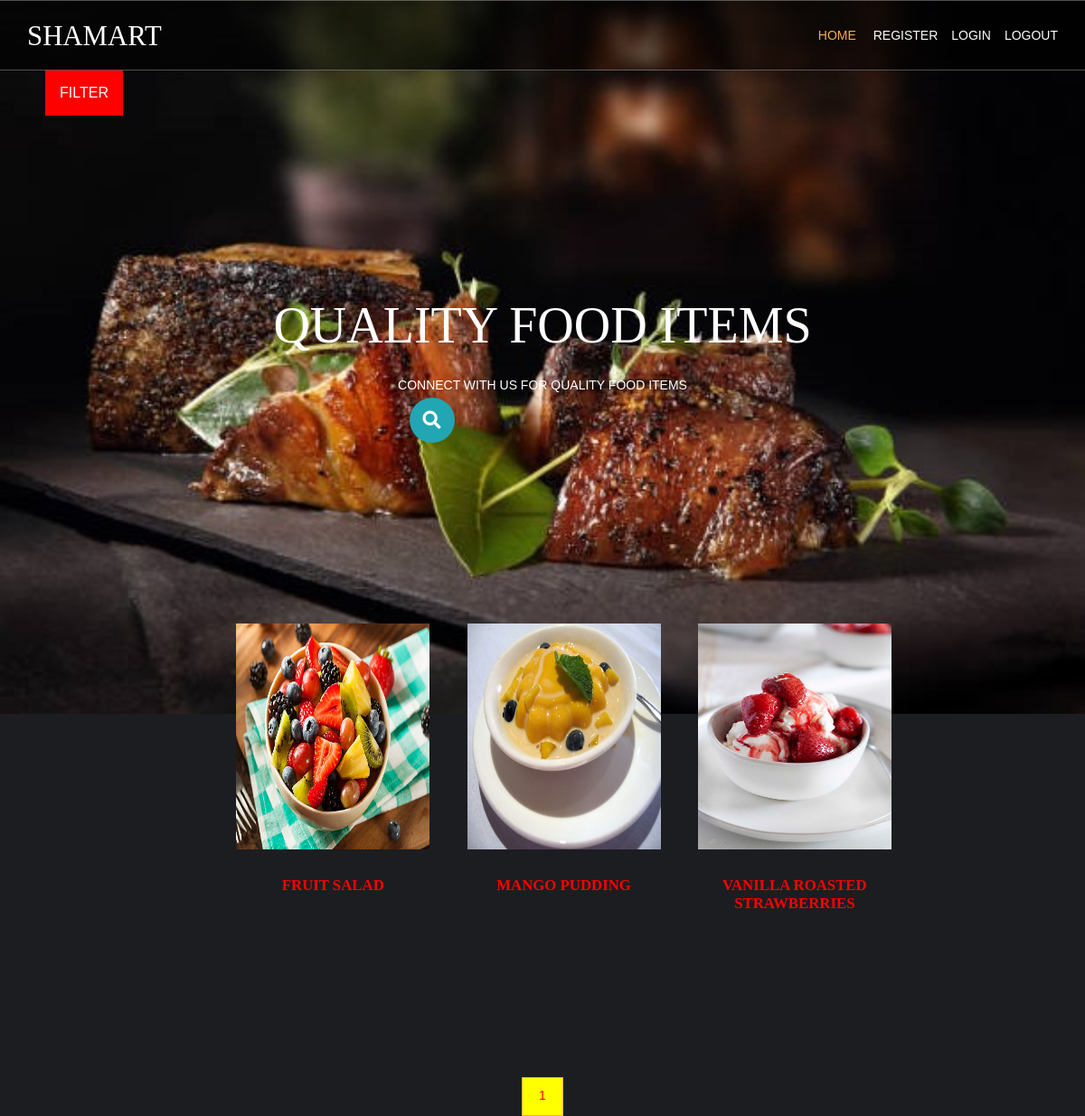
/fruites/, run on the app's committed database.
### shamart/models.py (models this page shows, shortened)
class products(models.Model):
    name=models.CharField(max_length=200,unique=True)
    slug=models.SlugField(max_length=200,unique=True)
    img=models.ImageField(upload_to='product')
    desc=models.TextField()
    stock=models.IntegerField()
    available=models.BooleanField()
    price=models.IntegerField()
    categ=models.ForeignKey(category,on_delete=models.CASCADE)
    def get_url(self):
        return reverse('details',args=[self.categ.slug,self.slug])

### shamart/views.py (the view)
# urls.py: path('',views.home,name='home'),
def home(request,c_slug=None):
    c_page=None
    prodt=None
    if c_slug!=None:
        c_page=get_object_or_404(category,slug=c_slug)
        prodt=products.objects.filter(categ=c_page,available=True)
    else:
        prodt=products.objects.all().filter(available=True)
    cat=category.objects.all()
    paginator=Paginator(prodt,6)
    try:
        page=int(request.GET.get('page','1'))
    except:
        page=1
    try:
        pro=paginator.page(page)
    except(EmptyPage,InvalidPage):
        pro=paginator.page(paginator.num_pages)
    return render(request,"home.html",{'ct':cat,'prod':prodt,'pg':pro})

### shamart/models.py (called while the page is built)
    def get_url(self):
        return reverse('prod_cat',args=[self.slug])

### templates/home.html (shortened to what this page needs)
<!DOCTYPE html>
{% extends 'base.html' %}
{% load static %}
{% block content %}
<html lang="">
<head>
<link href="{% static 'layout/styles/layout.css' %}" rel="stylesheet" type="text/css" media="all">
</head>
<body id="top">
<div class="abcd" style="background-image:url({% static 'images/demo/backgrounds/bg1.jpg' %})">
     <div class="dropdown" >
                <button class="dropbtn">FILTER</button>
     </div>
  <div id="pageintro" class="hoc clear" >
    <article>
      <h3 class="heading">QUALITY FOOD ITEMS</h3>
      <p>CONNECT WITH US FOR QUALITY FOOD ITEMS</p>
      <form action="{%url 'search' %}" method="get">
<div class="search-box">
    <button class="btn-search"><i class="fas fa-search"></i></button>
    <input type="text" class="input-search"  name="q" placeholder="Type to Search...">
  </div>
</form>
    </article>
  </div>
</div>
<div class="wrapper row9" style="padding-left: 220px;background-color:dark;">
  <main class="hoc container clear" >
    <section id="introblocks" >
      <ul class="nospace group btmspace-80">
{% for i in pg.object_list %}
        <li class="one_quarter" >
          <figure><a class="imgover" href="{{i.get_url}}"><img src="{{i.img.url}}" style="height:250px; width:600px;" alt=""></a>
            <figcaption>
              <h6 class="heading" style="color:red;">{{i.name}}</h6><br>
            </figcaption>
          </figure>
        </li>
{% endfor %}
      </ul>
    </section>
</main>
</div>
   <center>
      <div >
      {% for p in pg.paginator.page_range %}
           <a href="?page={{p}}"  class="btn btn-light btn-sm{% if pg.number == p %} activate {% endif %}" style="color:red;background-color:yellow;">{{p}}</a>
      {% endfor %}
          </div>
      </center>
</body>
</html>
{% endblock %}

### static/layout/styles/layout.css (style rules this page uses)
#pageintro { padding:200px 0 300px; }
#pageintro article, #pageintro article p { display:block; max-width:75%; margin:0 auto; text-align:center; }
#pageintro article p { max-width:65%; line-height:2rem; }
#pageintro .heading { margin-bottom:20px; font-size:4rem; }
.container { padding:80px 0; }
#introblocks { display:block; position:relative; margin:-180px 0 0 0; z-index:1; text-align:center; }
#introblocks figure figcaption { display:block; padding:30px 0 0 0; text-align:center; }
#introblocks figure figcaption .heading { font-size:1.2rem; font-weight:700; margin-bottom:0; }
*, *::before, *::after { transition:all .3s ease-in-out; }
body { color:#A5A6AA; background-color:#1C1D21; }
a { color:#FBAB45; }
.btn, .btn.inverse:hover { color:#FFFFFF; background-color:#FBAB45; border-color:#FBAB45; }
.imgover, .imgover:hover::after { color:#FFFFFF; }
#pageintro { color:#FFFFFF; }
@media screen and (min-width:1140px) { .hoc { max-width:1140px; } }

### static/layout/styles/framework.css (style rules this page uses)
html { overflow-y:scroll; overflow-x:hidden; }
html, body { margin:0; padding:0; font-size:14px; line-height:1.6em; }
*, *::before, *::after { box-sizing:border-box; }
.nospace { margin:0; padding:0; list-style:none; }
.btn { display:inline-block; padding:8px 18px 10px; text-transform:uppercase; border:1px solid; }
.clear, .group { display:block; }
.clear::before, .clear::after, .group::before, .group::after { display:table; content:""; }
.clear, .clear::after, .group, .group::after { clear:both; }
a { outline:none; text-decoration:none; }
img { width:auto; max-width:100%; height:auto; margin:0; padding:0; border:none; line-height:normal; vertical-align:middle; }
.imgover { display:inline-block; position:relative; max-width:100%; }
.imgover::before, .imgover::after { display:block; position:absolute; content:""; text-align:center; opacity:0; }
.imgover::before { top:0; right:0; bottom:0; left:0; }
.imgover::after { top:50%; left:50%; width:50px; height:50px; line-height:50px; margin:-25px 0 0 -25px; font-family:"Font Awesome\ 5 Free"; font-weight:900; content:"\f067"; font-size:28px; }
body, input, textarea, select { font-family:Verdana, Geneva, sans-serif; }
h1, h2, h3, h4, h5, h6, .heading { font-family:Georgia, "Times New Roman", Times, serif; }
form, fieldset, legend { margin:0; padding:0; border:none; }
label, input, textarea, select, button { display:block; resize:none; outline:none; color:inherit; font-size:inherit; font-family:inherit; vertical-align:middle; }
::placeholder { opacity:1; }
h1, h2, h3, h4, h5, h6, .heading { margin:0 0 20px 0; font-size:1.4rem; line-height:normal; font-weight:normal; text-transform:uppercase; }
.wrapper { display:block; position:relative; width:100%; margin:0; padding:0; text-align:left; word-wrap:break-word; }
.hoc { display:block; margin:0 auto; }
address, article, aside, figcaption, figure, footer, header, main, nav, section { display:block; margin:0; padding:0; }
.one_half, .one_third, .two_third, .one_quarter, .two_quarter, .three_quarter { display:inline-block; float:left; margin:0 0 0 4.21052%; list-style:none; }
.one_quarter { width:21.8421%; }
.btmspace-80 { margin-bottom:80px; }

### templates/home.html (style rules this page uses)
.abcd { height:100%; background_position: center; background-repeat:no-repeat; background-size:cover; }
.dropbtn { background-color: red; color: white; padding: 16px; font-size: 16px; border: none; cursor: pointer; }
.dropdown { position: relative; display: inline-block; padding-left: 50px; }
.search-box { width: fit-content; height: fit-content; position: relative; }
.input-search { margin-left:280px; height: 50px; width: 50px; border-style: none; padding: 10px; font-size: 18px; letter-spacing: 2px; outline: none; border-radius: 25px; transition: all .5s ease-in-out; background-color: #22a6b3; padding-right: 40px; color:#fff; }
.input-search::placeholder { color:rgba(255,255,255,.5); font-size: 18px; letter-spacing: 2px; font-weight: 100; }
.btn-search { width: 50px; height: 50px; border-style: none; font-size: 20px; font-weight: bold; outline: none; cursor: pointer; border-radius: 50%; position: absolute; right: 0px; color:#ffffff ; background-color:transparent; pointer-events: painted; }

### data on the page
products: img (picture), name "FRUIT SALAD"
products: img (picture), name "MANGO PUDDING"
products: img (picture), name "VANILLA ROASTED STRAWBERRIES"

### other printed values
{{ p }} "1"
